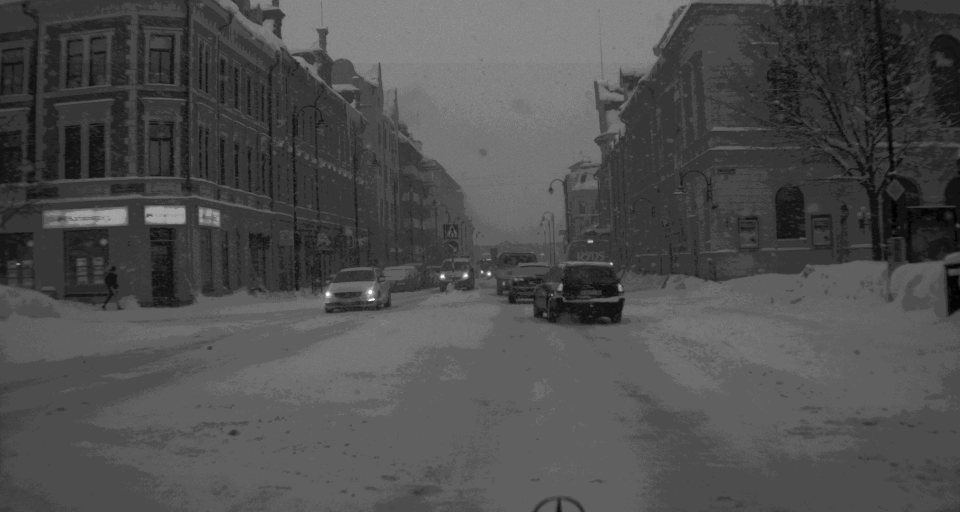
#> input picture Raw2LUTImages/example_data/cam_stereo_left/2018-02-12_15-39-23_00100.tiff, 1920 x 1024 px (shown at 1/2 size)
$ python -i process.py   (imports and definitions only)
#> lines starting #> are read from the running program, lines starting #| are printed output that depends on the picture
from conversion_lib.pinhole_camera_model import PinholeCameraModel
from conversion_lib.basic_utils import read_image_intrinsic, read_tiff_image, save_tiff_image, check_image, read_meta_file, parse_day_night, apply_clahe_8bit
import conversion_lib.decompand as decompand
import numpy as np
import cv2


def fb(x, bitdepth=16):
    return int(x*2**bitdepth)

def gamma_custom(exponent, num=100):
#> called with exponent = 0.2, num = 100
    values = np.linspace(0.0051, 0.999, num)

    lut = [[0,0], [fb(0.0025), fb(0.1)], [fb(0.005), fb(0.25)]]
    y = 0.25
    x = 0.005
    alpha = (y-1)/(x**exponent-1.0)
    beta = 1-alpha
    for i in values:
        lut.append([fb(i), fb(alpha*i**exponent+beta)])
    return lut

conversion_params = {
    "decomp_kneepoints": [[1023, 1023], [2559, 4095], [3455, 32767], [3967, 65535]],
    "comp_kneepoints": [[1023, 1023], [4095,2559], [32767,3455], [65535,3967]],
    "lut_kneepoints": [[512, 30720], [2048, 53760]],
    "lut_kneepoints_daytime": [[fb(0.005), fb(0.05)], [fb(0.01), fb(0.2)], [fb(0.03), fb(0.35)], [fb(0.05), fb(0.4)], [fb(0.1), fb(0.5)], [fb(0.2), fb(0.7)], [fb(0.3), fb(0.8)], [fb(0.4), fb(0.9)], [fb(0.5), fb(0.98)]],
    "lut_kneepoints_nighttime": [[fb(0.0025), fb(0.1)], [fb(0.005), fb(0.25)], [fb(0.01), fb(0.4)], [fb(0.1), fb(0.8)],[fb(0.2), fb(0.9)], [fb(0.3), fb(0.98)]],
    "lut_kneepoints_gated": [[fb(0.0025,bitdepth=10), fb(0.1,bitdepth=10)], [fb(0.005,bitdepth=10), fb(0.25,bitdepth=10)], [fb(0.01,bitdepth=10), fb(0.3,bitdepth=10)], [fb(0.1,bitdepth=10), fb(0.4,bitdepth=10)],[fb(0.2,bitdepth=10), fb(0.5,bitdepth=10)], [fb(0.3,bitdepth=10), fb(0.6,bitdepth=10)]],
    "lut_collorwise": {
        "r": gamma_custom(0.2),
        "g": gamma_custom(0.2),
        "b": gamma_custom(0.2),
    }


}
#> further down, picture is the input picture: shape (1024, 1920, 3); min 1, max 15, mean 5.29


# [25 lines left out: function create_lut_from_kneepoints, not called in this run]

def apply_clahe_8bit(image):
    clahe = cv2.createCLAHE(clipLimit=2.0, tileGridSize=(8, 8))
    image = cv2.cvtColor(image, cv2.COLOR_BGR2LAB)
#> image: shape (1024, 1920, 3); mean of channels 0, 1, 2 3.6, 128, 128
    image[:, :, 0] = clahe.apply(image[:,:,0])
#> image: shape (1024, 1920, 3); mean of channels 0, 1, 2 9.1, 128, 128
    clahe2 = cv2.createCLAHE(clipLimit=0.5, tileGridSize=(8, 8))
    image[:, :, 1] = clahe2.apply(image[:,:,1])
#> image: shape (1024, 1920, 3); mean of channels 0, 1, 2 9.1, 129, 128
    image[:, :, 2] = clahe2.apply(image[:,:,2])
#> image: shape (1024, 1920, 3); mean of channels 0, 1, 2 9.1, 129, 129
    image = cv2.cvtColor(image, cv2.COLOR_LAB2BGR)
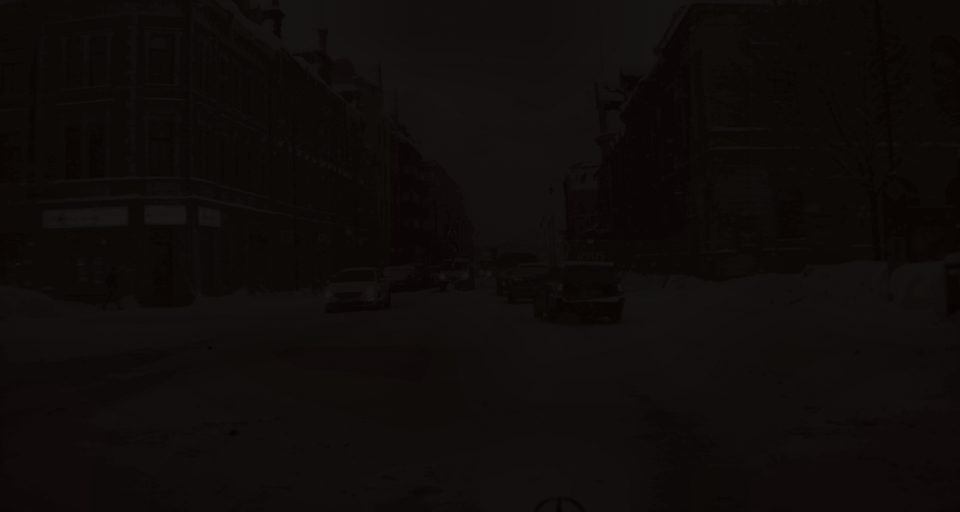
#> image: shape (1024, 1920, 3) (shown at 1/2 size); mean B, G, R 10.1, 11.6, 15.4

    return image

class Rectify_image():

    # [129 lines left out: functions __init__, process_lut, process_rect8, process_rect, process_rect_decompand, process_lut_16_bit and 2 more, not called in this run]

    def process_comp(self, image):
        return self.compand_lut[image]

>>> import cv2
>>> picture = cv2.imread('../example_data/cam_stereo_left/2018-02-12_15-39-23_00100.tiff')
>>> result = apply_clahe_8bit(picture)
